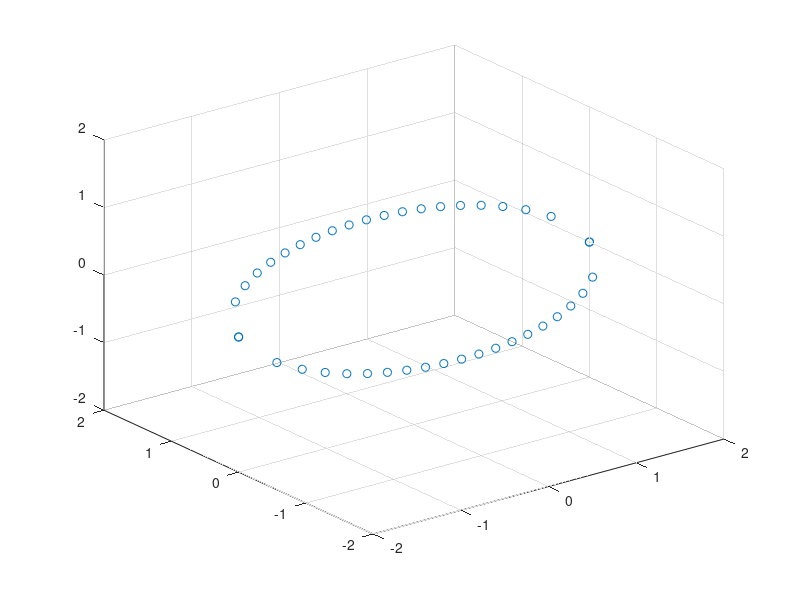

This chart was generated by the following MATLAB code:
% initialize data set
xs = [];
ys = [];
zs = [];

xs2 = [-1];
ys2 = [-1];
zs2 = [-0.6];

index = 1;
j = 1;
k = 1;
while j < 11
    while k < 12
        index = index + 1;
        xs2(index) = xs2(index-1) + 0.2;
        ys2(index) = j;
        zs2(index) = -0.6;
        k = k + 1;
    end
    k = 1;
    j = j + 1;
    xs2(index) = -1;
    ys2(index) = -1;
    zs2(index) = -0.6;
end

i = 1;
r = 2;
x = 0;
y = 0;
theta = 0;
varX = -r;
while varX < r
        ys(i) = (0.5*sqrt(r*r - varX*varX)+y)*(1/sqrt(2));
        xs(i) = varX+x;
        zs(i) = (0.5*sqrt(r*r - varX*varX)+y)*((1/sqrt(2)));
        i = i + 1;
        ys(i) = -(0.5*sqrt(r*r - varX*varX)+y)*(1/sqrt(2));
        xs(i) = varX+x;
        zs(i) = -(0.5*sqrt(r*r - varX*varX)+y)*((1/sqrt(2)));
        varX = varX + 0.2;
        i = i + 1;
end

% hold on 
scatter3(xs,ys,zs);
axis([-2 2 -2 2 -2 2])
% scatter3(xs2,ys2,zs2);
% hold off
% hold off